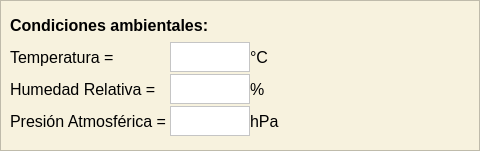
    <widget class="QFrame" name="row2_1">
     <property name="geometry">
      <rect>
       <x>10</x>
       <y>210</y>
       <width>480</width>
       <height>151</height>
      </rect>
     </property>
     <property name="minimumSize">
      <size>
       <width>371</width>
       <height>151</height>
      </size>
     </property>
     <property name="styleSheet">
      <string notr="true">background-color: rgb(247, 242, 222);</string>
     </property>
     <property name="frameShape">
      <enum>QFrame::Shape::StyledPanel</enum>
     </property>
     <property name="frameShadow">
      <enum>QFrame::Shadow::Raised</enum>
     </property>
     <widget class="QLabel" name="condiciones_ambientales">
      <property name="geometry">
       <rect>
        <x>10</x>
        <y>10</y>
        <width>210</width>
        <height>30</height>
       </rect>
      </property>
      <property name="minimumSize">
       <size>
        <width>210</width>
        <height>30</height>
       </size>
      </property>
      <property name="maximumSize">
       <size>
        <width>210</width>
        <height>30</height>
       </size>
      </property>
      <property name="font">
       <font>
        <family>Arial</family>
        <pointsize>12</pointsize>
        <bold>true</bold>
       </font>
      </property>
      <property name="text">
       <string>Condiciones ambientales:</string>
      </property>
     </widget>
     <widget class="QWidget" name="layoutWidget">
      <property name="geometry">
       <rect>
        <x>10</x>
        <y>40</y>
        <width>282</width>
        <height>101</height>
       </rect>
      </property>
      <layout class="QGridLayout" name="gridLayout_7">
       <property name="spacing">
        <number>0</number>
       </property>
       <item row="0" column="0">
        <widget class="QLabel" name="temperatura">
         <property name="minimumSize">
          <size>
           <width>160</width>
           <height>30</height>
          </size>
         </property>
         <property name="maximumSize">
          <size>
           <width>160</width>
           <height>30</height>
          </size>
         </property>
         <property name="font">
          <font>
           <family>Arial</family>
           <pointsize>12</pointsize>
          </font>
         </property>
         <property name="text">
          <string>Temperatura =</string>
         </property>
        </widget>
       </item>
       <item row="0" column="1">
        <widget class="QPlainTextEdit" name="entrada_temperatura">
         <property name="minimumSize">
          <size>
           <width>80</width>
           <height>30</height>
          </size>
         </property>
         <property name="maximumSize">
          <size>
           <width>80</width>
           <height>30</height>
          </size>
         </property>
         <property name="font">
          <font>
           <family>Arial</family>
           <pointsize>12</pointsize>
          </font>
         </property>
         <property name="styleSheet">
          <string notr="true">background-color: rgb(255, 255, 255);</string>
         </property>
        </widget>
       </item>
       <item row="0" column="2">
        <widget class="QLabel" name="grados_c">
         <property name="minimumSize">
          <size>
           <width>40</width>
           <height>30</height>
          </size>
         </property>
         <property name="maximumSize">
          <size>
           <width>40</width>
           <height>30</height>
          </size>
         </property>
         <property name="font">
          <font>
           <family>Arial</family>
           <pointsize>12</pointsize>
          </font>
         </property>
         <property name="text">
          <string>°C</string>
         </property>
         <property name="alignment">
          <set>Qt::AlignmentFlag::AlignLeading|Qt::AlignmentFlag::AlignLeft|Qt::AlignmentFlag::AlignVCenter</set>
         </property>
         <property name="margin">
          <number>6</number>
         </property>
        </widget>
       </item>
       <item row="1" column="0">
        <widget class="QLabel" name="humedad">
         <property name="minimumSize">
          <size>
           <width>160</width>
           <height>30</height>
          </size>
         </property>
         <property name="maximumSize">
          <size>
           <width>160</width>
           <height>30</height>
          </size>
         </property>
         <property name="font">
          <font>
           <family>Arial</family>
           <pointsize>12</pointsize>
          </font>
         </property>
         <property name="text">
          <string>Humedad Relativa =</string>
         </property>
        </widget>
       </item>
       <item row="1" column="1">
        <widget class="QPlainTextEdit" name="entrada_humedad">
         <property name="minimumSize">
          <size>
           <width>80</width>
           <height>30</height>
          </size>
         </property>
         <property name="maximumSize">
          <size>
           <width>80</width>
           <height>30</height>
          </size>
         </property>
         <property name="font">
          <font>
           <family>Arial</family>
           <pointsize>12</pointsize>
          </font>
         </property>
         <property name="styleSheet">
          <string notr="true">background-color: rgb(255, 255, 255);</string>
         </property>
        </widget>
       </item>
       <item row="1" column="2">
        <widget class="QLabel" name="HR">
         <property name="minimumSize">
          <size>
           <width>40</width>
           <height>30</height>
          </size>
         </property>
         <property name="maximumSize">
          <size>
           <width>40</width>
           <height>30</height>
          </size>
         </property>
         <property name="font">
          <font>
           <family>Arial</family>
           <pointsize>12</pointsize>
          </font>
         </property>
         <property name="text">
          <string>%</string>
         </property>
         <property name="alignment">
          <set>Qt::AlignmentFlag::AlignLeading|Qt::AlignmentFlag::AlignLeft|Qt::AlignmentFlag::AlignVCenter</set>
         </property>
         <property name="margin">
          <number>6</number>
         </property>
        </widget>
       </item>
       <item row="2" column="0">
        <widget class="QLabel" name="presion">
         <property name="minimumSize">
          <size>
           <width>160</width>
           <height>30</height>
          </size>
         </property>
         <property name="maximumSize">
          <size>
           <width>160</width>
           <height>30</height>
          </size>
         </property>
         <property name="font">
          <font>
           <family>Arial</family>
           <pointsize>12</pointsize>
          </font>
         </property>
         <property name="text">
          <string>Presión Atmosférica =</string>
         </property>
        </widget>
       </item>
       <item row="2" column="1">
        <widget class="QPlainTextEdit" name="entrada_presion">
         <property name="minimumSize">
          <size>
           <width>80</width>
           <height>30</height>
          </size>
         </property>
         <property name="maximumSize">
          <size>
           <width>80</width>
           <height>30</height>
          </size>
         </property>
         <property name="font">
          <font>
           <family>Arial</family>
           <pointsize>12</pointsize>
          </font>
         </property>
         <property name="styleSheet">
          <string notr="true">background-color: rgb(255, 255, 255);</string>
         </property>
        </widget>
       </item>
       <item row="2" column="2">
        <widget class="QLabel" name="hpa">
         <property name="minimumSize">
          <size>
           <width>40</width>
           <height>30</height>
          </size>
         </property>
         <property name="maximumSize">
          <size>
           <width>40</width>
           <height>30</height>
          </size>
         </property>
         <property name="font">
          <font>
           <family>Arial</family>
           <pointsize>12</pointsize>
          </font>
         </property>
         <property name="text">
          <string>hPa</string>
         </property>
         <property name="alignment">
          <set>Qt::AlignmentFlag::AlignLeading|Qt::AlignmentFlag::AlignLeft|Qt::AlignmentFlag::AlignVCenter</set>
         </property>
         <property name="margin">
          <number>6</number>
         </property>
        </widget>
       </item>
      </layout>
     </widget>
    </widget>
